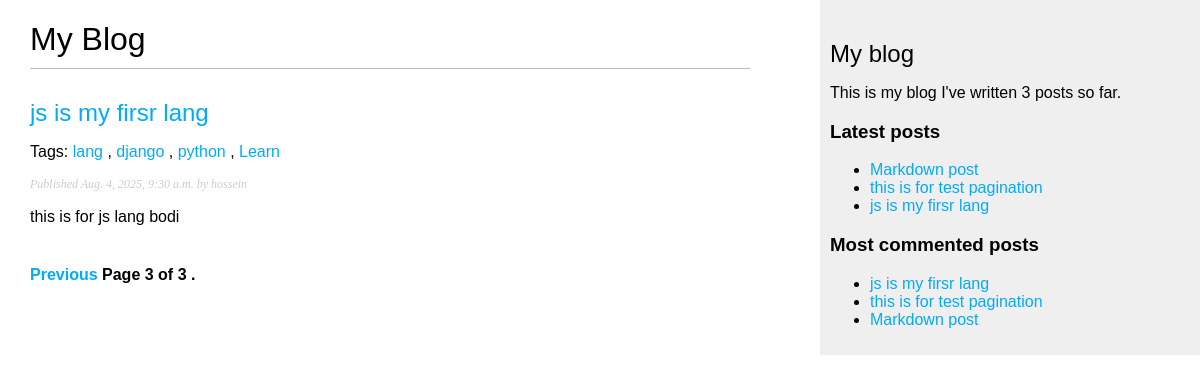
The app's page /post/?page=3 with its own data.
### blog/models.py (models this page shows, shortened)
class Post(models.Model):
    class Status(models.TextChoices):
        DRAFT = 'DF', 'Draft'
        PUBLISHED = 'PB', 'Published'
    title = models.CharField(max_length=100)
    slug = models.SlugField(max_length=100, unique_for_date='publish')
    author = models.ForeignKey(settings.AUTH_USER_MODEL, on_delete=models.CASCADE, related_name="blog_posts")
    body = models.TextField()
    publish = models.DateTimeField(default=timezone.now)
    created = models.DateTimeField(auto_now_add=True)
    updated = models.DateTimeField(auto_now=True)
    status = models.CharField(max_length=2, choices=Status, default=Status.DRAFT)
    objects = models.Manager()
    published = PublishedManager()
    tags = TaggableManager()
    class Meta:
        ordering = ['-publish']
        indexes = [
            models.Index(fields=['-publish']),
        ]
    def get_absolute_url(self):
        return reverse(
            'blog:post_detail',
            args=[self.publish.year, self.publish.month, self.publish.day, self.slug]
        )

### blog/views.py (the view)
# urls.py: path('', views.post_list, name='post_list'),
def post_list(request, tag_slug=None):
    post_list = Post.published.all()
    tag = None
    if tag_slug:
        tag = get_object_or_404(Tag, slug=tag_slug)
        post_list = post_list.filter(tags__in=[tag])
    paginator = Paginator(post_list, 1)
    page_number = request.GET.get('page', 1)
    try:
        posts = paginator.page(page_number)
    except EmptyPage:
        posts = paginator.page(paginator.num_pages)
    except PageNotAnInteger:
        posts = paginator.page(1)
    return render(request, 'blog/post_list.html', {'posts': posts, 'tag': tag})

### blog/models.py (called while the page is built)
    def get_queryset(self):
        return (
            super().get_queryset().filter(status=Post.Status.PUBLISHED)
        )

### blog/templatetags/blog_tags.py (called while the page is built)
@register.simple_tag
def total_posts():
    return Post.published.count()

@register.inclusion_tag('blog/latest_post.html')
def show_latest_posts(count=5):
    latest_post = Post.published.order_by('-publish')[:count]
    return {
        'latest_post': latest_post
    }

@register.simple_tag
def get_most_commented_posts(count=3):
    return Post.published.annotate(
        total_comments=Count('comments')
    ).order_by('-total_comments')[:count]

@register.filter(name='markdown')
def markdown_format(text):
    return mark_safe(markdown.markdown(text))

### blog/templates/blog/post_list.html (shortened to what this page needs)
{% extends "blog/base.html" %}
{% load blog_tags %}
{% block content %}
<h1>My Blog</h1>
{% for post in posts %}
<h2>
    <a href="{{ post.get_absolute_url}}">
        {{ post.title }}
    </a>
</h2>
<p class="tags">
 Tags:
 {% for tag in post.tags.all %}
 <a href="{% url "blog:post_list_by_tag" tag.slug %}">
 {{ tag.name }}
 </a>{% if not forloop.last %}, {% endif %}
 {% endfor %}
 </p>
<p class="date">
    Published {{ post.publish }} by {{ post.author }}
</p>
{{ post.body|markdown|truncatewords_html:50 }}
{% endfor %}
{% include 'blog/pagination.html' with page=posts %}
{% endblock %}

### blog/templates/blog/base.html (shortened to what this page needs)
{% load static %}
{% load blog_tags %}
<!DOCTYPE html>
<html>
<head>
     <link href="{% static "css/blog.css" %}" rel="stylesheet">
</head>
<body>
<div id="content">
    {% block content %}
    {% endblock %}
</div>
<div id="sidebar">
    <h2>My blog</h2>
    <p>This is my blog
       I've written {% total_posts %} posts so far.
    </p>
    <h3>Latest posts</h3>
    {% show_latest_posts 3 %}
    <h3>Most commented posts</h3>
 {% get_most_commented_posts as most_commented_posts %}
 <ul>
 {% for post in most_commented_posts %}
 <li>
 <a href="{{ post.get_absolute_url }}">{{ post.title }}</a>
 </li>
 {% endfor %}
 </ul>
</div>
</body>
</html>

### blog/templates/blog/latest_post.html
<ul>
    {% for post in latest_post %}
    <li>
        <a href="{{ post.get_absolute_url }}">{{ post.title }}</a>
    </li>
    {% endfor %}
</ul>

### blog/static/css/blog.css (style rules this page uses)
body { margin:0; padding:0; font-family:helvetica, sans-serif; }
a { color:#00abff; text-decoration:none; }
h1 { font-weight:normal; border-bottom:1px solid #bbb; padding:0 0 10px 0; }
h2 { font-weight:normal; margin:30px 0 0; }
#content { float:left; width:60%; padding:0 0 0 30px; }
#sidebar { float:right; width:30%; padding:10px; background:#efefef; height:100%; }
p.date { color:#ccc; font-family: georgia, serif; font-size: 12px; font-style: italic; }

### records on screen
Post: title "js is my firsr lang", publish "Aug. 4, 2025, 9:30 a.m.", author "hossein", body "this is for js lang bodi"
Tag: name "lang"
Tag: name "django"
Tag: name "python"
Tag: name "Learn"
Post: title "Markdown post"
Post: title "this is for test pagination"

### other values on screen
{{ page.number }} "3"
{{ page.paginator.num_pages }} "3"
